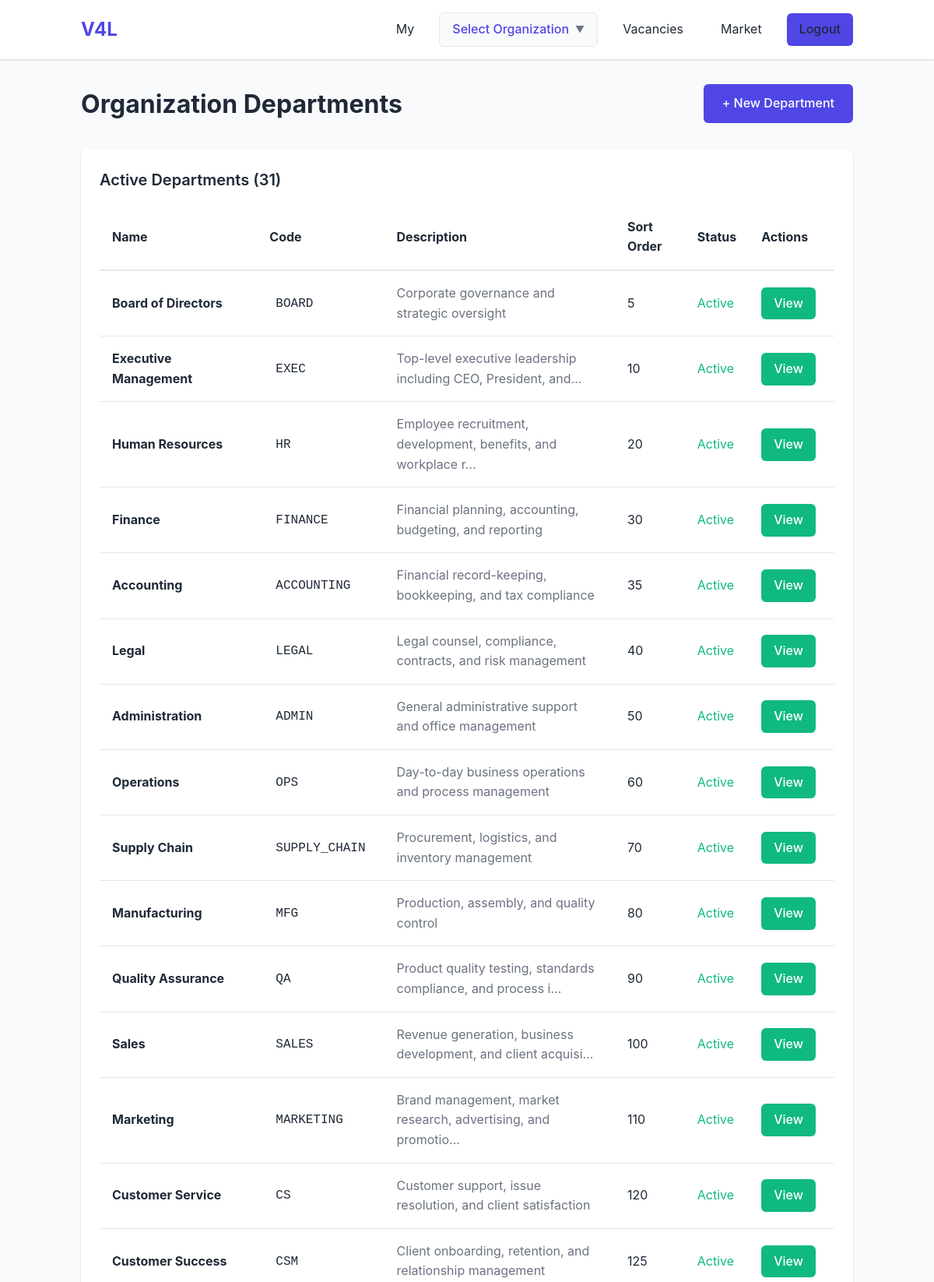
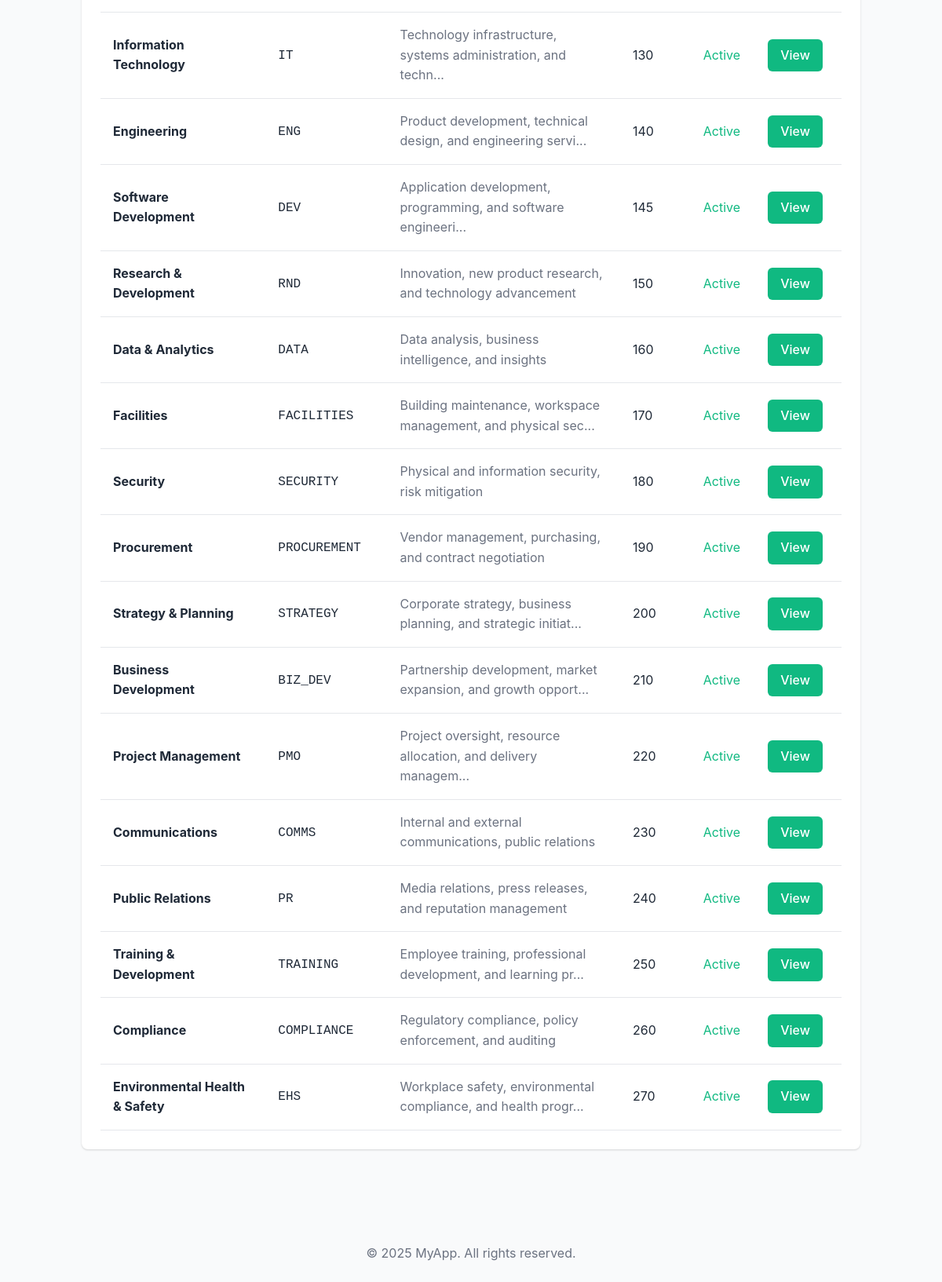
Page /public/organization-departments.php (signed in) on the committed database (2 pictures, top to bottom).
### tables this page shows
CREATE TABLE organization_departments (
    id TEXT PRIMARY KEY,
    name TEXT NOT NULL,
    code TEXT UNIQUE NOT NULL,
    description TEXT,
    parent_department_id TEXT,
    organization_id TEXT,
    is_active INTEGER DEFAULT 1,
    sort_order INTEGER DEFAULT 0,
    created_by TEXT,
    created_at TEXT DEFAULT CURRENT_TIMESTAMP,
    updated_by TEXT,
    updated_at TEXT,
    deleted_by TEXT,
    deleted_at TEXT,
    FOREIGN KEY (organization_id) REFERENCES organizations(id) ON DELETE CASCADE,
    FOREIGN KEY (parent_department_id) REFERENCES organization_departments(id) ON DELETE SET NULL,
    FOREIGN KEY (created_by) REFERENCES users(id) ON DELETE SET NULL
);

### src/classes/OrganizationDepartmentRepository.php (called while the page is built, shortened)
<?php
class OrganizationDepartmentRepository {
    private $db;
    private $tableName = 'organization_departments';
    public function __construct() {
        $this->db = Database::getInstance();
    }
    public function findAll($limit = 100, $offset = 0) {
        if ($this->db->getDriver() === 'sqlite') {
            $pdo = $this->db->getPdo();
            $stmt = $pdo->prepare("SELECT * FROM {$this->tableName}
                                   WHERE deleted_at IS NULL AND is_active = 1
                                   ORDER BY sort_order ASC, name ASC
                                   LIMIT ? OFFSET ?");
            $stmt->execute([$limit, $offset]);
            $data = $stmt->fetchAll();
            $departments = [];
            foreach ($data as $deptData) {
                $departments[] = new OrganizationDepartment($deptData);
            }
            return $departments;
        }
        return [];
    }
}

### src/includes/autoload.php (called while the page is built, shortened)
<?php
spl_autoload_register(function ($class) {
    $prefix = 'App\\';
    $base_dir = __DIR__ . '/../';
    $len = strlen($prefix);
    $relative_class = substr($class, $len);
    $file = $base_dir . str_replace('\\', '/', $relative_class) . '.php';
});

### src/classes/OrganizationDepartment.php (called while the page is built, shortened)
<?php
class OrganizationDepartment {
    private $id;
    private $name;
    private $code;
    private $description;
    private $is_active;
    private $sort_order;
    public function hydrate($data) {
        if (isset($data['id'])) $this->id = $data['id'];
        if (isset($data['name'])) $this->name = $data['name'];
        if (isset($data['code'])) $this->code = $data['code'];
        if (isset($data['description'])) $this->description = $data['description'];
        if (isset($data['is_active'])) $this->is_active = $data['is_active'];
        if (isset($data['sort_order'])) $this->sort_order = $data['sort_order'];
    }
    public function getId() {
        return $this->id;
    }
    public function getName() {
        return $this->name;
    }
    public function getCode() {
        return $this->code;
    }
    public function getDescription() {
        return $this->description;
    }
    public function getIsActive() {
        return $this->is_active;
    }
    public function getSortOrder() {
        return $this->sort_order;
    }
}

### public/organization-departments.php (the view, shortened to what this page needs)
<?php
require_once __DIR__ . '/../src/includes/autoload.php';
$deptRepo = new OrganizationDepartmentRepository();
$departments = $deptRepo->findAll();
include __DIR__ . '/../views/header.php';
?>
<div class="py-4">
    <div style="display: flex; justify-content: space-between; align-items: center; margin-bottom: 2rem;">
        <h1>Organization Departments</h1>
        <a href="/organization-department-form.php" class="btn btn-primary">+ New Department</a>
    </div>
    <div class="card">
        <h2 class="card-title">Active Departments (<?php echo count($departments); ?>)</h2>
        <?php if (empty($departments)): ?>
            <div style="text-align: center; padding: 3rem 1rem;">
                <p class="text-muted" style="font-size: 1.2rem; margin-bottom: 1rem;">No Departments Yet</p>
                <p class="text-muted" style="margin-bottom: 2rem;">Create standard department categories for your organizations.</p>
                <a href="/organization-department-form.php" class="btn btn-primary">Create Your First Department</a>
            </div>
        <?php else: ?>
            <div style="overflow-x: auto;">
                <table style="width: 100%; border-collapse: collapse;">
                    <thead>
                        <tr style="border-bottom: 2px solid var(--border-color); text-align: left;">
                            <th style="padding: 1rem;">Name</th>
                            <th style="padding: 1rem;">Code</th>
                            <th style="padding: 1rem;">Description</th>
                            <th style="padding: 1rem;">Sort Order</th>
                            <th style="padding: 1rem;">Status</th>
                            <th style="padding: 1rem;">Actions</th>
                        </tr>
                    </thead>
                    <tbody>
                        <?php foreach ($departments as $dept): ?>
                            <tr style="border-bottom: 1px solid var(--border-color);">
                                <td style="padding: 1rem;">
                                    <strong><?php echo htmlspecialchars($dept->getName()); ?></strong>
                                </td>
                                <td style="padding: 1rem;">
                                    <code style="background: var(--bg-light); padding: 0.25rem 0.5rem; border-radius: 4px;">
                                        <?php echo htmlspecialchars($dept->getCode()); ?>
                                    </code>
                                </td>
                                <td style="padding: 1rem;">
                                    <?php if ($dept->getDescription()): ?>
                                        <span class="text-muted"><?php echo htmlspecialchars(substr($dept->getDescription(), 0, 60)); ?><?php echo strlen($dept->getDescription()) > 60 ? '...' : ''; ?></span>
                                    <?php else: ?>
                                        <span class="text-muted">-</span>
                                    <?php endif; ?>
                                </td>
                                <td style="padding: 1rem;">
                                    <?php echo $dept->getSortOrder(); ?>
                                </td>
                                <td style="padding: 1rem;">
                                    <?php if ($dept->getIsActive()): ?>
                                        <span style="color: var(--secondary-color);">Active</span>
                                    <?php else: ?>
                                        <span style="color: var(--text-light);">Inactive</span>
                                    <?php endif; ?>
                                </td>
                                <td style="padding: 1rem; white-space: nowrap;">
                                    <a href="/organization-department-view.php?id=<?php echo $dept->getId(); ?>" class="btn btn-secondary" style="padding: 0.5rem 1rem; margin-right: 0.5rem;">View</a>
                                </td>
                            </tr>
                        <?php endforeach; ?>
                    </tbody>
                </table>
            </div>
        <?php endif; ?>
    </div>
</div>
<?php include __DIR__ . '/../views/footer.php'; ?>

### public/css/style.css (style rules this page uses)
* { margin: 0; padding: 0; box-sizing: border-box; }
:root { --primary-color: #4F46E5; --primary-dark: #4338CA; --secondary-color: #10B981; --danger-color: #EF4444; --warning-color: #F59E0B; --text-color: #1F2937; --text-light: #6B7280; --bg-color: #F9FAFB; --white: #FFFFFF; --border-color: #E5E7EB; --shadow: 0 1px 3px 0 rgba(0, 0, 0, 0.1), 0 1px 2px 0 rgba(0, 0, 0, 0.06); --shadow-md: 0 4px 6px -1px rgba(0, 0, 0, 0.1), 0 2px 4px -1px rgba(0, 0, 0, 0.06); --shadow-lg: 0 10px 15px -3px rgba(0, 0, 0, 0.1), 0 4px 6px -2px rgba(0, 0, 0, 0.05); }
body { font-family: -apple-system, BlinkMacSystemFont, 'Segoe UI', Roboto, 'Helvetica Neue', Arial, sans-serif; color: var(--text-color); background-color: var(--bg-color); line-height: 1.6; font-size: 16px; }
.btn { display: inline-block; padding: 0.75rem 1.5rem; border: none; border-radius: 0.375rem; font-size: 1rem; font-weight: 500; text-align: center; cursor: pointer; transition: all 0.2s; text-decoration: none; }
.btn-primary { background-color: var(--primary-color); color: var(--white); }
.btn-secondary { background-color: var(--secondary-color); color: var(--white); }
.card { background-color: var(--white); border-radius: 0.5rem; box-shadow: var(--shadow); padding: 1.5rem; margin-bottom: 1.5rem; }
.card-title { font-size: 1.25rem; font-weight: 600; margin-bottom: 1rem; }
.py-4 { padding-top: 2rem; padding-bottom: 2rem; }
.text-muted { color: var(--text-light); }

### rows in the picture
organization_departments: name "Board of Directors", code "BOARD", description "Corporate governance and strategic oversight", sort_order "5", is_active "Active"
organization_departments: name "Executive Management", code "EXEC", description "Top-level executive leadership including CEO, President, and", sort_order "10", is_active "Active"
organization_departments: name "Human Resources", code "HR", description "Employee recruitment, development, benefits, and workplace r", sort_order "20", is_active "Active"
organization_departments: name "Finance", code "FINANCE", description "Financial planning, accounting, budgeting, and reporting", sort_order "30", is_active "Active"
organization_departments: name "Accounting", code "ACCOUNTING", description "Financial record-keeping, bookkeeping, and tax compliance", sort_order "35", is_active "Active"
organization_departments: name "Legal", code "LEGAL", description "Legal counsel, compliance, contracts, and risk management", sort_order "40", is_active "Active"
organization_departments: name "Administration", code "ADMIN", description "General administrative support and office management", sort_order "50", is_active "Active"
organization_departments: name "Operations", code "OPS", description "Day-to-day business operations and process management", sort_order "60", is_active "Active"
organization_departments: name "Supply Chain", code "SUPPLY_CHAIN", description "Procurement, logistics, and inventory management", sort_order "70", is_active "Active"
organization_departments: name "Manufacturing", code "MFG", description "Production, assembly, and quality control", sort_order "80", is_active "Active"
organization_departments: name "Quality Assurance", code "QA", description "Product quality testing, standards compliance, and process i", sort_order "90", is_active "Active"
organization_departments: name "Sales", code "SALES", description "Revenue generation, business development, and client acquisi", sort_order "100", is_active "Active"
organization_departments: name "Marketing", code "MARKETING", description "Brand management, market research, advertising, and promotio", sort_order "110", is_active "Active"
organization_departments: name "Customer Service", code "CS", description "Customer support, issue resolution, and client satisfaction", sort_order "120", is_active "Active"
organization_departments: name "Customer Success", code "CSM", description "Client onboarding, retention, and relationship management", sort_order "125", is_active "Active"
organization_departments: name "Information Technology", code "IT", description "Technology infrastructure, systems administration, and techn", sort_order "130", is_active "Active"
organization_departments: name "Engineering", code "ENG", description "Product development, technical design, and engineering servi", sort_order "140", is_active "Active"
organization_departments: name "Software Development", code "DEV", description "Application development, programming, and software engineeri", sort_order "145", is_active "Active"
organization_departments: name "Research & Development", code "RND", description "Innovation, new product research, and technology advancement", sort_order "150", is_active "Active"
organization_departments: name "Data & Analytics", code "DATA", description "Data analysis, business intelligence, and insights", sort_order "160", is_active "Active"
organization_departments: name "Facilities", code "FACILITIES", description "Building maintenance, workspace management, and physical sec", sort_order "170", is_active "Active"
organization_departments: name "Security", code "SECURITY", description "Physical and information security, risk mitigation", sort_order "180", is_active "Active"
organization_departments: name "Procurement", code "PROCUREMENT", description "Vendor management, purchasing, and contract negotiation", sort_order "190", is_active "Active"
organization_departments: name "Strategy & Planning", code "STRATEGY", description "Corporate strategy, business planning, and strategic initiat", sort_order "200", is_active "Active"
organization_departments: name "Business Development", code "BIZ_DEV", description "Partnership development, market expansion, and growth opport", sort_order "210", is_active "Active"
organization_departments: name "Project Management", code "PMO", description "Project oversight, resource allocation, and delivery managem", sort_order "220", is_active "Active"
organization_departments: name "Communications", code "COMMS", description "Internal and external communications, public relations", sort_order "230", is_active "Active"
organization_departments: name "Public Relations", code "PR", description "Media relations, press releases, and reputation management", sort_order "240", is_active "Active"
organization_departments: name "Training & Development", code "TRAINING", description "Employee training, professional development, and learning pr", sort_order "250", is_active "Active"
organization_departments: name "Compliance", code "COMPLIANCE", description "Regulatory compliance, policy enforcement, and auditing", sort_order "260", is_active "Active"
organization_departments: name "Environmental Health & Safety", code "EHS", description "Workplace safety, environmental compliance, and health progr", sort_order "270", is_active "Active"

### other values in the picture
count($departments) "31"
